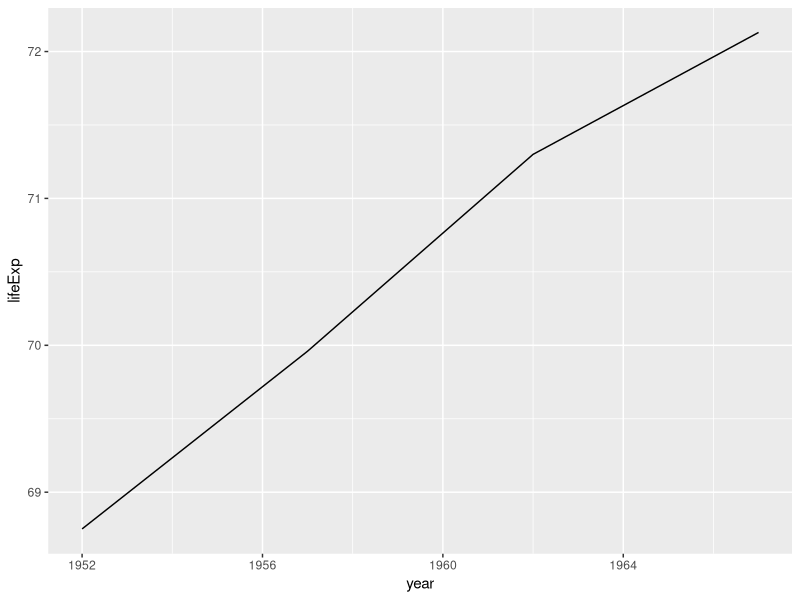
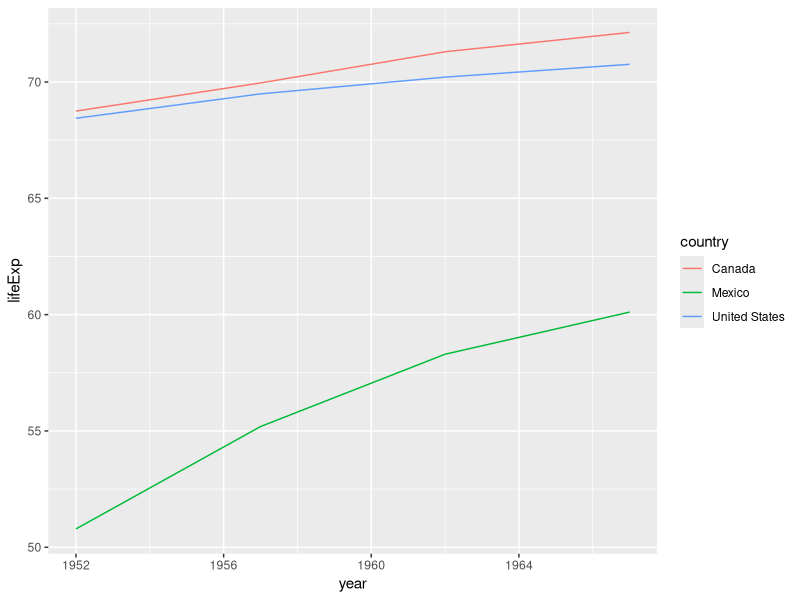
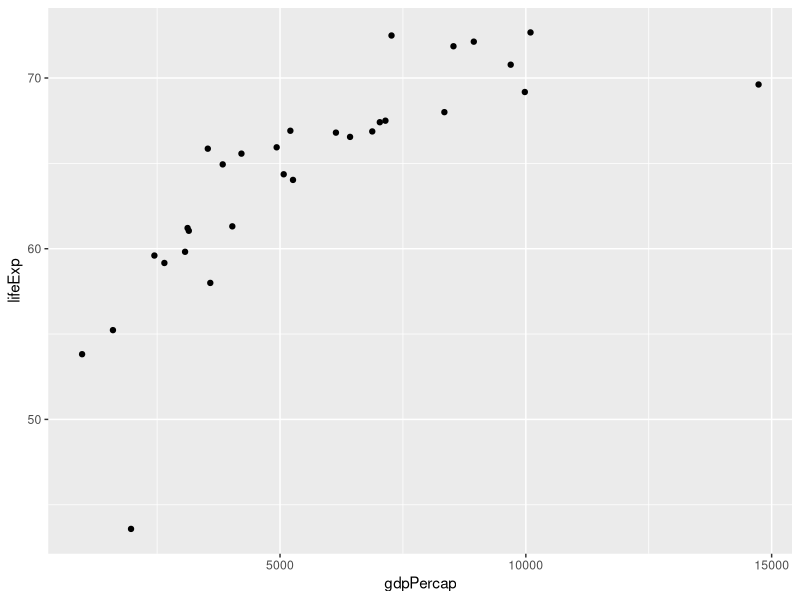
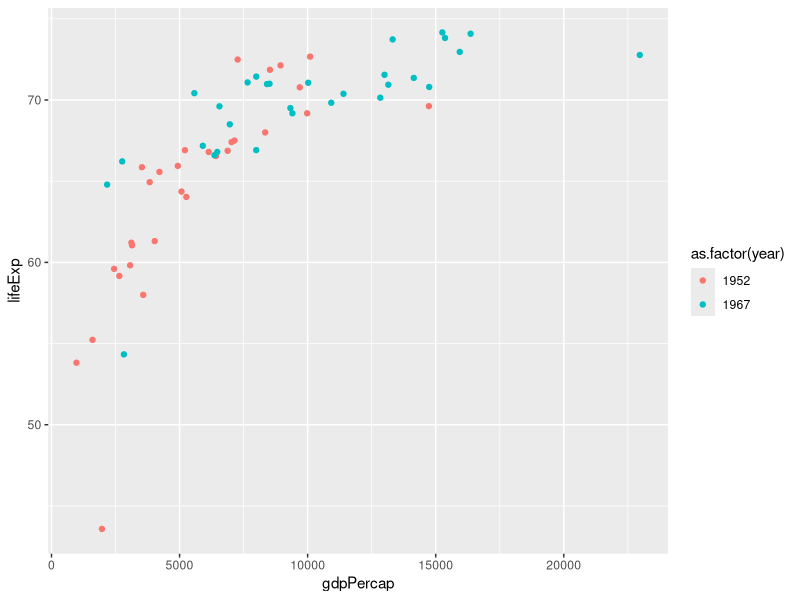

R code for these plots, in order:
## ---- chunk 1
gap_5060 = read.csv("data/gapminder-5060.csv")
## ---- chunk 2
if (!("ggplot2" %in% names(installed.packages()[,"Package"]))) {
  install.packages("ggplot2")
  }
## ---- chunk 3
library(ggplot2)
## ---- chunk 4
ca_5060 = subset(gap_5060, country == "Canada")
## ---- chunk 5
ggplot(data = ca_5060, aes(x = year, y = lifeExp)) + # creates the first layer
  geom_line()                                        # add line
## ---- chunk 6
countries = c("Canada", "Mexico", "United States")
## ---- chunk 7
northamer_5060 = subset(gap_5060, country %in% countries)
## ---- chunk 8
ggplot(data = northamer_5060, 
       aes(x = year, y = lifeExp, colour = country)) + # add colour by country
  geom_line()                                          # add line 
## ---- chunk 9
eu_52 = subset(gap_5060, continent == "Europe" & gap_5060$year == 1952)
## ---- chunk 10
ggplot(data = eu_52, aes(x = gdpPercap, y = lifeExp)) +
  geom_point()                                          # add points
## ---- chunk 11
years = c(1952, 1967)
eu_5267 = subset(gap_5060, continent == "Europe" & (year %in% years))
## ---- chunk 12
ggplot(data = eu_5267, aes(x = gdpPercap, y = lifeExp, colour = as.factor(year))) +
  geom_point()
